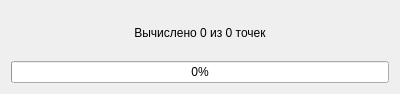
<?xml version="1.0" encoding="UTF-8"?>
<ui version="4.0">
 <class>DrawProgressDialog</class>
 <widget class="QDialog" name="DrawProgressDialog">
  <property name="geometry">
   <rect>
    <x>0</x>
    <y>0</y>
    <width>400</width>
    <height>94</height>
   </rect>
  </property>
  <property name="windowTitle">
   <string>Dialog</string>
  </property>
  <layout class="QVBoxLayout" name="verticalLayout">
   <item>
    <widget class="QLabel" name="dialogMessage">
     <property name="text">
      <string>Вычислено 0 из 0 точек</string>
     </property>
     <property name="alignment">
      <set>Qt::AlignCenter</set>
     </property>
    </widget>
   </item>
   <item>
    <widget class="QProgressBar" name="progressBar">
     <property name="value">
      <number>0</number>
     </property>
    </widget>
   </item>
  </layout>
 </widget>
 <resources/>
 <connections/>
</ui>
